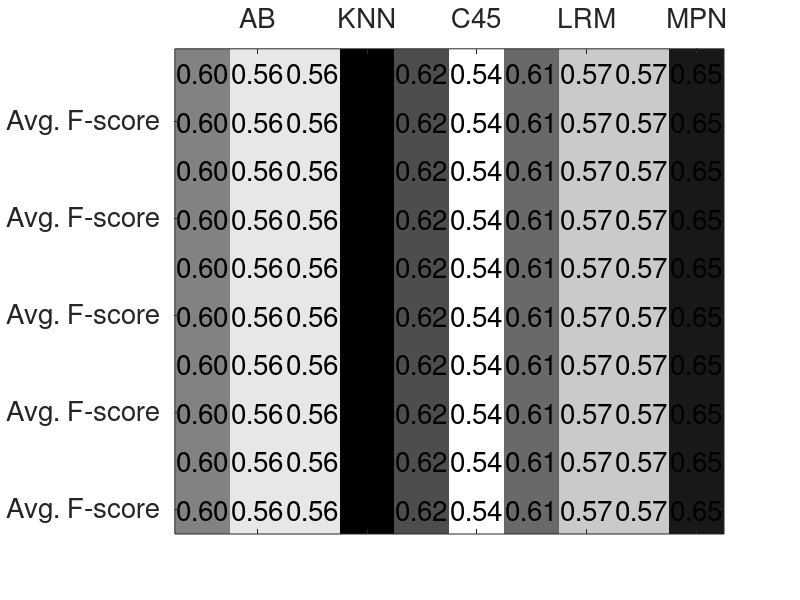

Recreate this plot in MATLAB. (Note: this script raises an error after producing the figure.)
%% Draw a heatmap for the results table

% Clear
clc
clear

% Load the values
load('results_tables.mat')

% Choose the metric (ca,time,fscore)
% NB! You need to change this for each performance metric!
%metric=ca;
%metric=time;
%metric=fscore;
%metric=avg_ca;
%metric=avg_time;
metric=avg_fscore;

% Name the tick labels
algorithm_xticklabels = {'AB';'KNN';'C45';'LRM';'MPN';'NB';'RF';'RFN';'MCP';'SVM'};
%algorithm_yticklabels = {'S1';'S2';'S3';'S4';'S5';'S6';'S7';'S8';'S9';'S10'};
%algorithm_yticklabels = {'Avg. CA'};
%algorithm_yticklabels = {'Avg. Time'};
algorithm_yticklabels = {'Avg. F-score'};

% Draw the matrix
disp('Drawing a heatmap for the results table...');
imagesc(metric);

% Change the colormap to greyscale 
colormap(flipud(gray));
% colormap(flipud(colormap)); Use this when you want to invert the colors

% Set X tick values
set(gca,'XTickLabel',algorithm_xticklabels);
set(gca,'xaxisLocation','top');
set(gca,'FontSize',20);
% Set Y tick values
set(gca,'YTickLabel',algorithm_yticklabels);
% Draw matrix values on figure
% Create strings from the matrix values
textStrings = num2str(metric(:),'%0.2f');  
% Remove any space padding
textStrings = strtrim(cellstr(textStrings));  
% Create x and y coordinates for the strings
[x,y] = meshgrid(1:10); 
% Plot the strings
hStrings = text(x(:),y(:),textStrings(:), 'HorizontalAlignment','center', 'FontSize',20);
% Get the middle value of the color range
midValue = mean(get(gca,'CLim'));   
% Choose white or black for the text color of the strings
textColors = repmat(metric(:) > midValue,1,3);
% Change the text colors
set(hStrings,{'Color'},num2cell(textColors,2));  
disp('Done.');